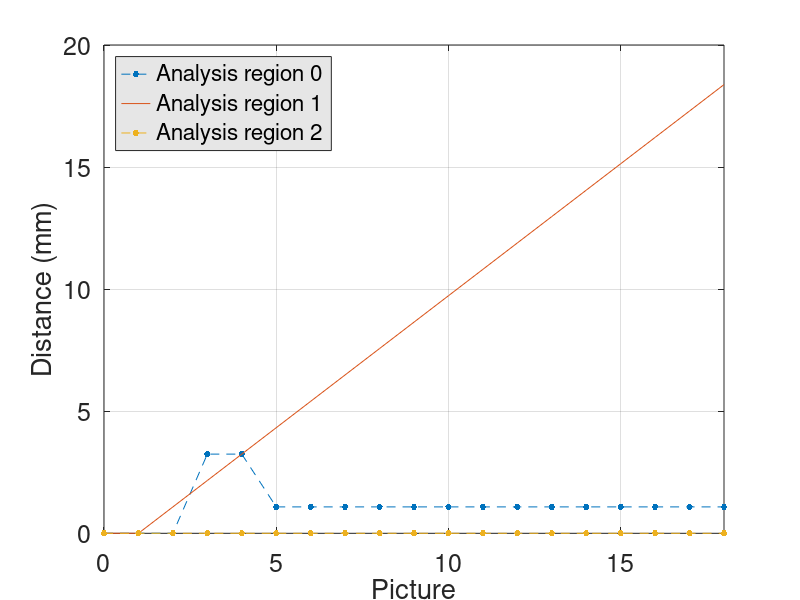

Write the MATLAB code that produced this figure.
%
p0=load('Point0-lin.dat');
p1=load('Point1-lin.dat');
p2=load('Point2-lin.dat');

N=length(p0);
t=[0:N-1];

hp1=plot(t,p0,'--.',t,p1,'-',t,p2,'--.');
grid
%grid minor
hl1=legend('Analysis region 0','Analysis region 1','Analysis region 2','location','northwest');
hx1=xlabel('Picture');
hy1=ylabel('Distance (mm)');
xlim([0 N-1]);

hf1=gcf();
ha1=gca();



%%%%%%%%%%%%%%%%%%%%%%%%%%%%%%%%%%%%%%%%%%%%%%%%%%%%%%%%%%%%%%%%%%%%%%%%%%%%%%%%
FONTSIZE=18;
COLORGRAY=[0.9,0.9,0.9];
MARKSIZE=14;
set (hx1, "fontsize", FONTSIZE);
set (hy1, "fontsize", FONTSIZE);

set(ha1 ,'FontSize',FONTSIZE);
set(hp1 ,'MarkerSize', MARKSIZE);
set(hl1, 'color', COLORGRAY);

refresh(hf1);

print(hf1 ,'numresult1-test-b.eps' ,'-deps','-portrait',['-F:',int2str(FONTSIZE)]);

